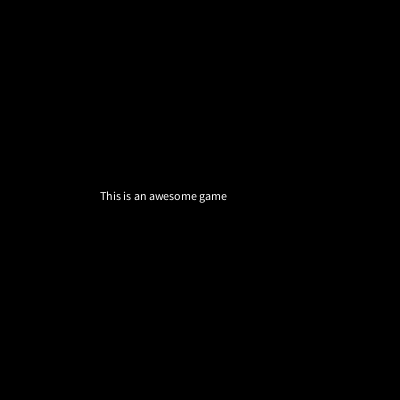
Frame 1 (no input)
Frame 60 (the mouse pressed at the canvas centre just before this capture): identical to frame 1, image omitted
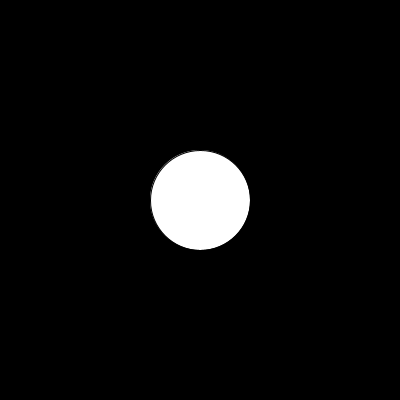
Frame 120 (the mouse held since frame 60 and released just before this capture)

The Processing sketch that drew these frames (run headless with seeded random() and noise(); from frame 60 on, the mouse is pressed at the canvas centre):

// Processing sketch: game_state
// ── game_state.pde
//
// game_state.pde
//

int gameState = 0;

void setup()
{
  size(400, 400); 
}

void drawStart()
{
  text("This is an awesome game", 100, 200);  
}

void drawGame()
{
  ellipse(200, 200, 100, 100);
}

void drawEnd()
{
  text("GAME OVER", 100, 200);
}

void draw()
{
  background(0);
  
  if (gameState == 0)
    drawStart();
  else if (gameState == 1)
    drawGame();
  else if (gameState == 2)
    drawEnd();
}

void mousePressed()
{
  gameState++;
  
  if (gameState > 2)
    gameState = 0;
}
